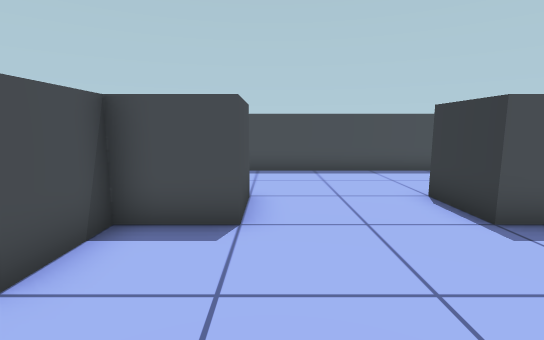
view 1 (above)

16 first-person views from a walk through a 3-D level made in the Unity game engine. The camera is 1.5 m above the floor, tilts 8° down and sees 85° across. The floor is counted in squares, 1 m on a side. Each view is taken from the middle of a square. On the plan, view 1 faces up. The plan holds only what a view shows up to about 15 squares ahead; the rest is blank. The place goes on beyond the plan.

view 2
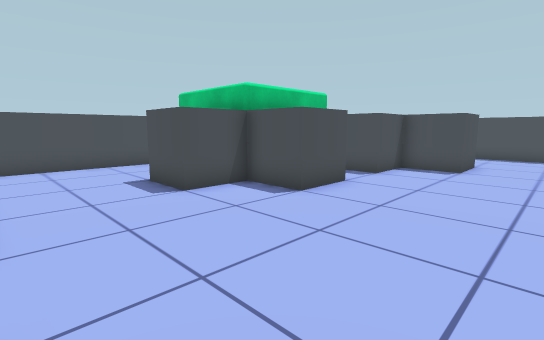

view 3
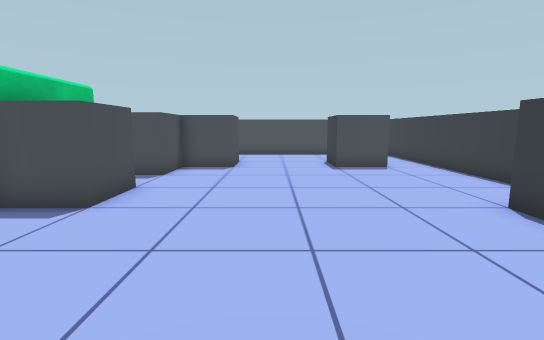

view 4
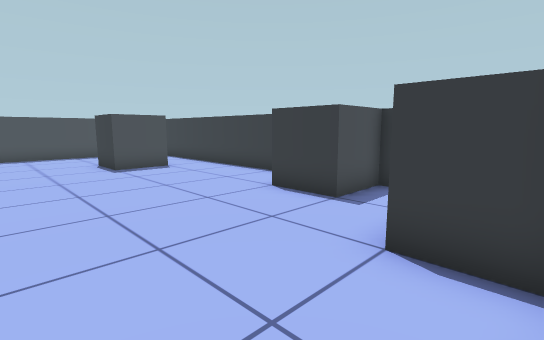

view 5
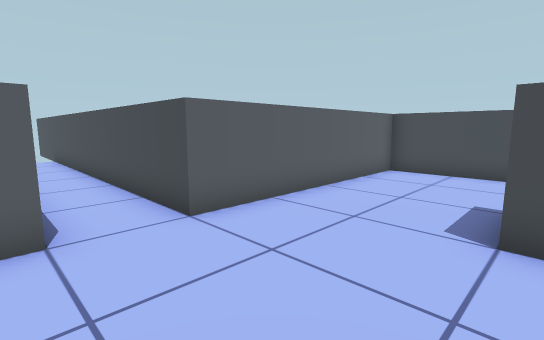

view 6
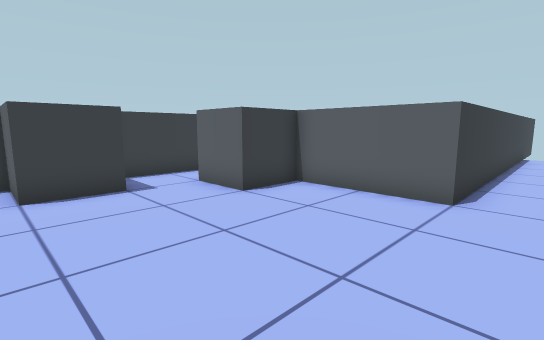

view 7
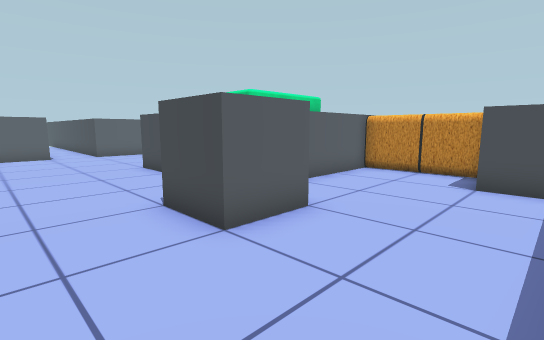

view 8
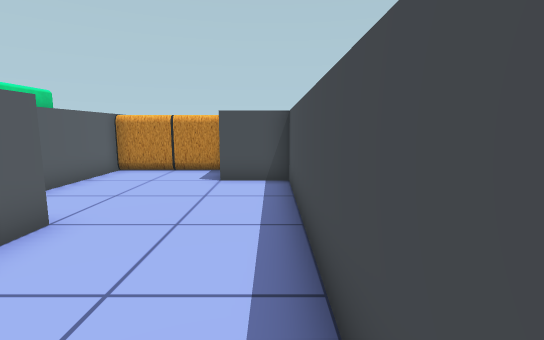

view 9
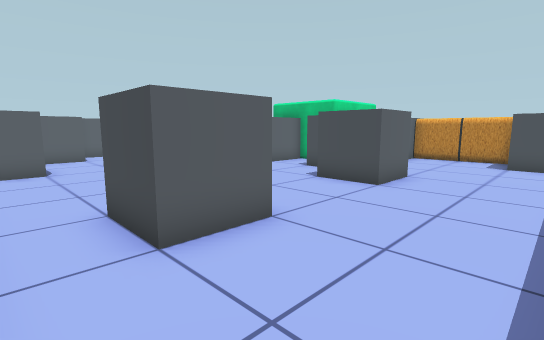

view 10
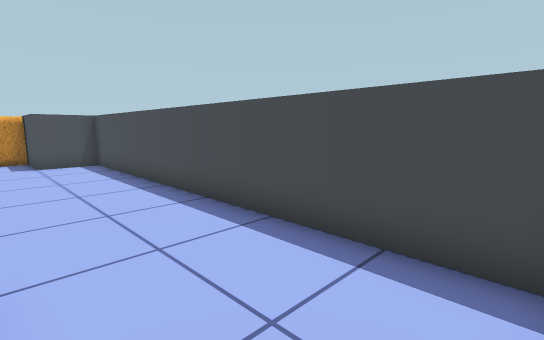

view 11
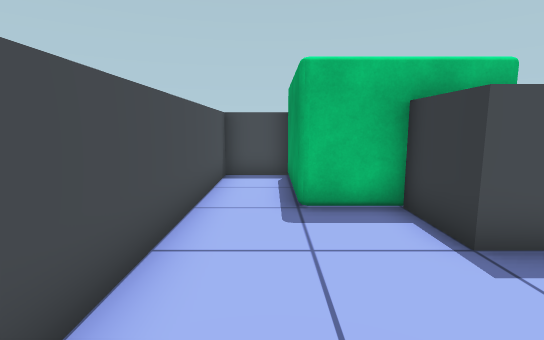

view 12
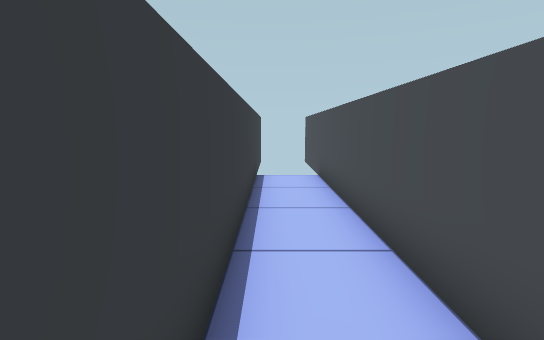

view 13
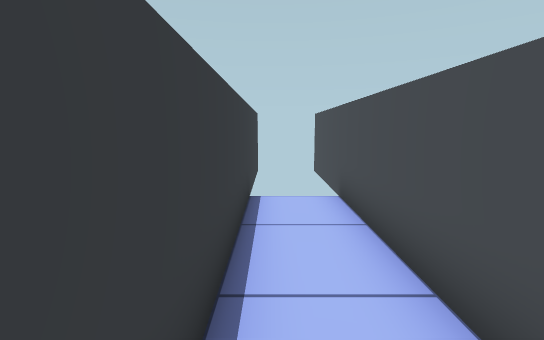

view 14
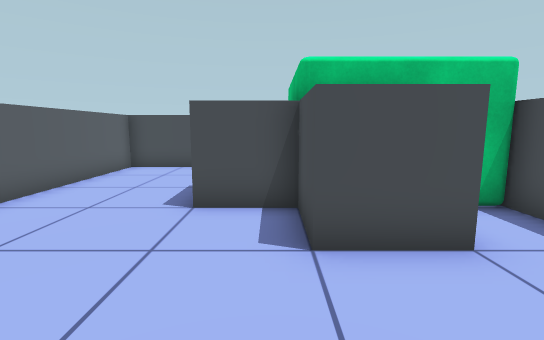

view 15
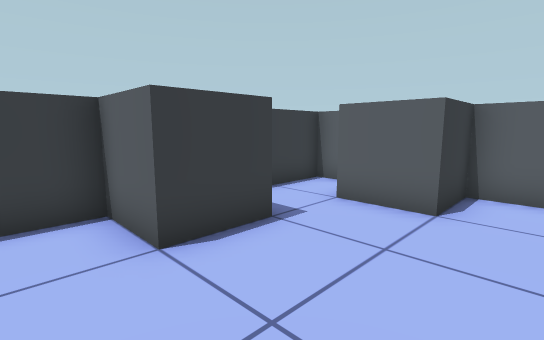

view 16
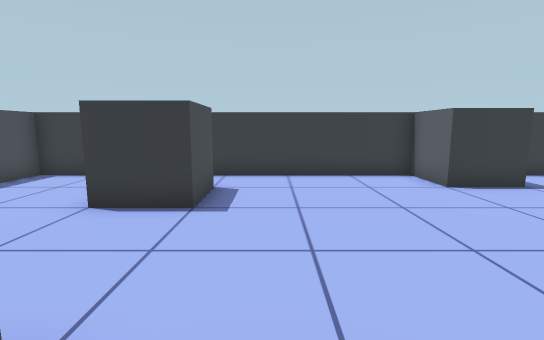

### Floor plan
Points are (right, up) in squares from view 1. A wall is a line through its corners. A room is listed if a view was taken in it or the views show most of it. See-through windows are left out.
Room 1 (views 1, 2, 3, 4, 5, 6, 7, 8, 9, 10, 11, 12, 13, 14, 15, 16)
walls: (-4.5, 0.5) (-2.5, 0.5) (-2.5, -1.5) (-4.5, -1.5) (-4.5, -3.5) (-6.5, -3.5) (-6.5, -1.5); (3.5, 4.5) (3.5, 6.5) (5.5, 6.5) (5.5, 4.5) (3.5, 4.5); (-2.6, 6.5) (-0.5, 6.5) (-0.5, 4.5) (-2.5, 4.5) (-2.5, 2.5) (-4.6, 2.5); (-8.5, 2.5) (-10.5, 2.5) (-10.5, -7.5) (-2.5, -7.5) (-2.5, -20.5); (-8.5, 4.5) (-5, 4.5); (6.8, -7.5) (7.5, -7.5) (7.5, -3.5) (5.5, -3.5) (5.5, -1.5) (7.5, -1.5) (7.5, 10.5) (-6.5, 10.5) (-6.5, 8.5) (-8.5, 8.5); (-0.5, -20.5) (-0.5, -7.5) (3.5, -7.5) (3.5, -5.5) (5.5, -5.5)
objects: other object (-10, 5) to (-9, 6); other object (-10, 7) to (-9, 8)

Where each view was taken, in squares from view 1:
view 1: 0 up, 0 right, facing up
view 2: 7 down, 2 right, facing up-left
view 3: 7 down, 1 right, facing up
view 4: 7 down, 0 right, facing up-right
view 5: 3 down, 0 right, facing down-left
view 6: 1 down, 2 left, facing down-right
view 7: 10 up, 2 right, facing down-left
view 8: 10 up, 2 right, facing left
view 9: 10 up, 7 right, facing down-left
view 10: 7 up, 7 right, facing up-left
view 11: 7 down, 9 left, facing up
view 12: 10 down, 1 left, facing down
view 13: 13 down, 1 left, facing down
view 14: 2 down, 1 right, facing left
view 15: 0 up, 2 right, facing down-right
view 16: 3 up, 2 left, facing right
